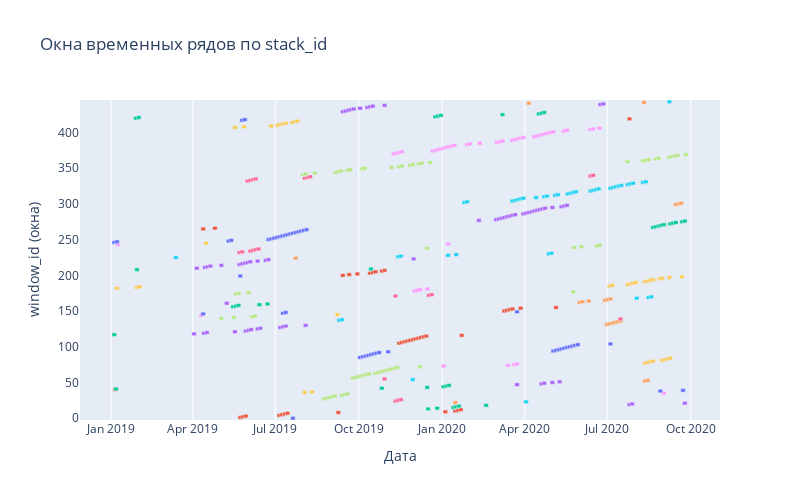

Here is the notebook cell this chart was saved with:
### Code cell
visualize_frames_timeline(frames, sample_size=444)
